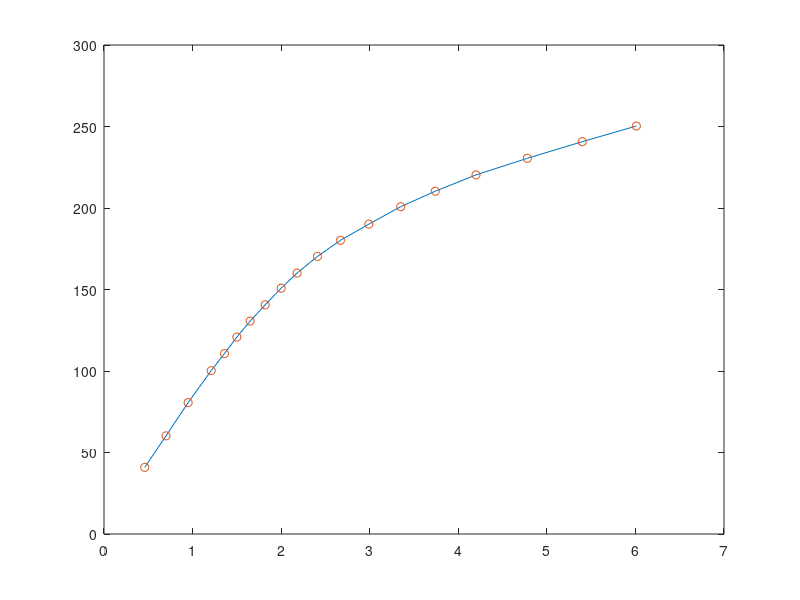

Source code (MATLAB):
%plot da curva de magnetização

V1 = [40.9 60.2 80.6 100.2 110.7 120.8 130.6 140.6 150.8 160.1 170.3 180.2 190.1 200.8 210.3 220.3 230.5 240.7 250.3];
Iphi = [0.46 0.7 0.95 1.21 1.36 1.5 1.65 1.82 2.0 2.18 2.41 2.67 2.99 3.35 3.74 4.2 4.78 5.4 6.01];


figure(1)
plot(Iphi,V1,Iphi,V1, 'o')

%Operação do gerador de indução auto excitado
C = [30 25 20 15];
V_1 = [219.4 192.1 115.1 7.7];
I1 = [4.2 3.1 1.5 0];
f1 = [59.93 59.93 59.94 60.02];

a = zeros(1,4);
